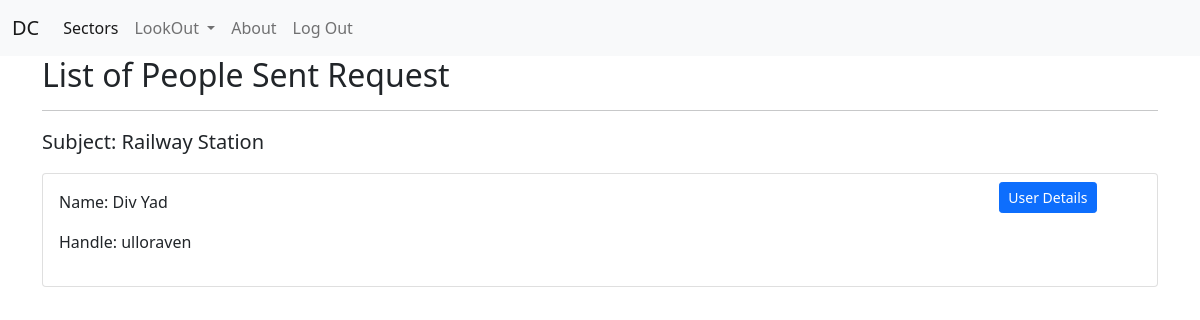
/list-senders/8 (signed in), run on the app's committed database.
### connect/models.py (models this page shows, shortened)
class Request(models.Model):
    requester = models.ForeignKey(User,on_delete=models.CASCADE,blank=True,related_name='req')
    sector = models.ForeignKey(SectorField,on_delete=models.CASCADE,related_name='reqsec')
    genre = models.CharField(max_length=56,null=True,blank=True)
    subject = models.CharField(max_length=128)
    content = models.TextField()
    match_with_same_gender = models.BooleanField(default=False)
    deadline = models.DateTimeField()
    is_first_year_req = models.BooleanField(default=False)
    created_at = models.DateTimeField(auto_now_add=True)
    deleted = models.BooleanField(default=False)
    pending = models.BooleanField(default=True)
    class Meta:
        ordering = ['-created_at']

### profiles/models.py (models this page shows, shortened)
class User(AbstractUser):
    pass

### connect/views.py (the view)
# urls.py: path('list-senders/<int:id>',views.list_senders_in_request_view,name='list-senders'),
@login_required
def list_senders_in_request_view(request,id):
    req_obj = get_object_or_404(Request,pk=id)
    deadline = req_obj.deadline
    if req_obj.deleted:
        raise PermissionDenied()
    if (request.user.info.year != 1):
        if (req_obj.is_first_year_req):
            raise PermissionDenied()
    if (request.user != req_obj.requester):
        raise PermissionDenied()
    if (request.user.info.year == 1):
        if not (req_obj.is_first_year_req):
            raise PermissionDenied()
    if(req_obj.match_with_same_gender):
        if(request.user.info.gender != req_obj.requester.info.gender):
            raise PermissionDenied()
    live = datetime.datetime.now(pytz.timezone('Asia/Kolkata'))
    if not ((live.date()==deadline.date() and live.time()<deadline.time()) or(live.date()<deadline.date())):
        messages.error(request,'Deadline Exceeded!')
        req_obj.deleted = True
        req_obj.save()
        return redirect('connect:detail-request',id=req_obj.id)
    initial_req_obj,created = InitialMatchingRequest.objects.get_or_create(request=req_obj)
    req_users = initial_req_obj.req_users.all()
    final_req_obj,created1 = FinalMatchingRequest.objects.get_or_create(request=req_obj)
    final_req_users = final_req_obj.final_req_users.all()
    accepted_back = {}
    for i in req_users:
        if(i in final_req_users):
            accepted_back[i] = 1
        else:
            accepted_back[i] = 0
    context = {
        'req_obj':req_obj,
        'req_users':req_users,
        'accepted_back':accepted_back
    }
    return render(request,'connect/requesting-list.html',context=context)

### connect/templatetags/custom_filters.py (called while the page is built)
@register.filter
def get_item(dictionary, key):
    return dictionary.get(key)

### connect/templates/connect/requesting-list.html
{% extends 'base.html' %}
{% load custom_filters %}
{% block content %}
<h2>List of People Sent Request</h2>
<hr>
<p class="lead">Subject: {{req_obj.subject}}</p>
    {% for user in req_users %}
        <div class="card">
            <div class="row">
                <div class="col-lg-10 col-sm-12">
                    <div class="card-body">
                        <p>Name: {{user.first_name}} {{user.last_name}}</p>
                        <p>Handle: {{user.username}}</p>
                    </div>
                </div>
                {% if accepted_back|get_item:user %}
                    <div class="col-lg-2 col-sm-12">
                        <a class="btn btn-primary btn-sm ms-2 my-2" href="">User Details</a>
                    </div>
                {% else %}
                    <div class="col-lg-2 col-sm-12">
                        <a class="btn btn-success btn-sm ms-2 my-2" href="{% url 'connect:final-addremove' req_obj.id user.username %}">Accept Back :)</a>
                        <a class="btn btn-danger btn-sm ms-2 my-2" href="">Deny :(</a>
                    </div>
                {% endif %}
            </div>
        </div>
    {% empty %}
        <p>No Request From Any User :(</p>
    {% endfor %}
{% endblock %}

### data on the page
Request: subject "Railway Station"
User: first_name "Div", last_name "Yad", username "ulloraven", shows "User Details"
